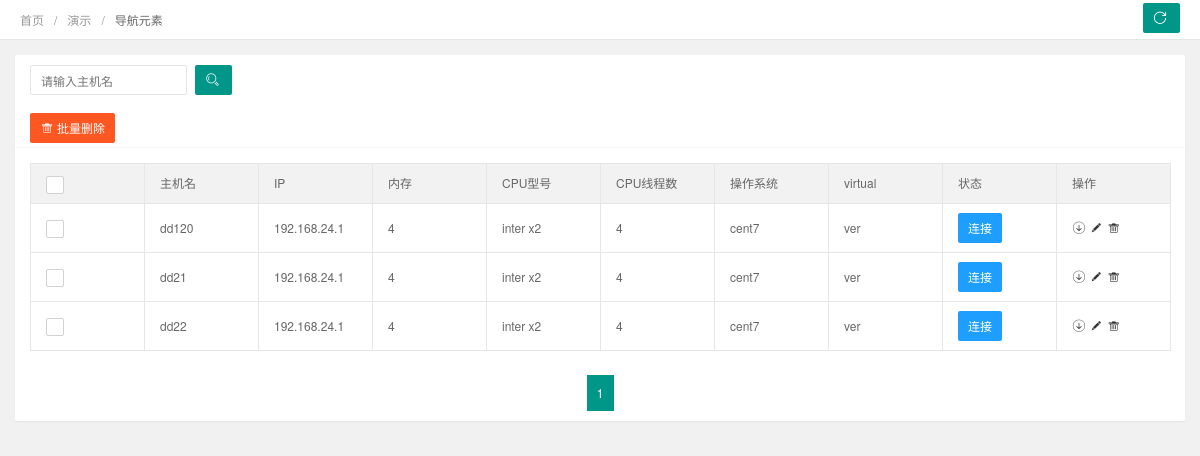
The app's page /asset/server_info/?page=2, older data.
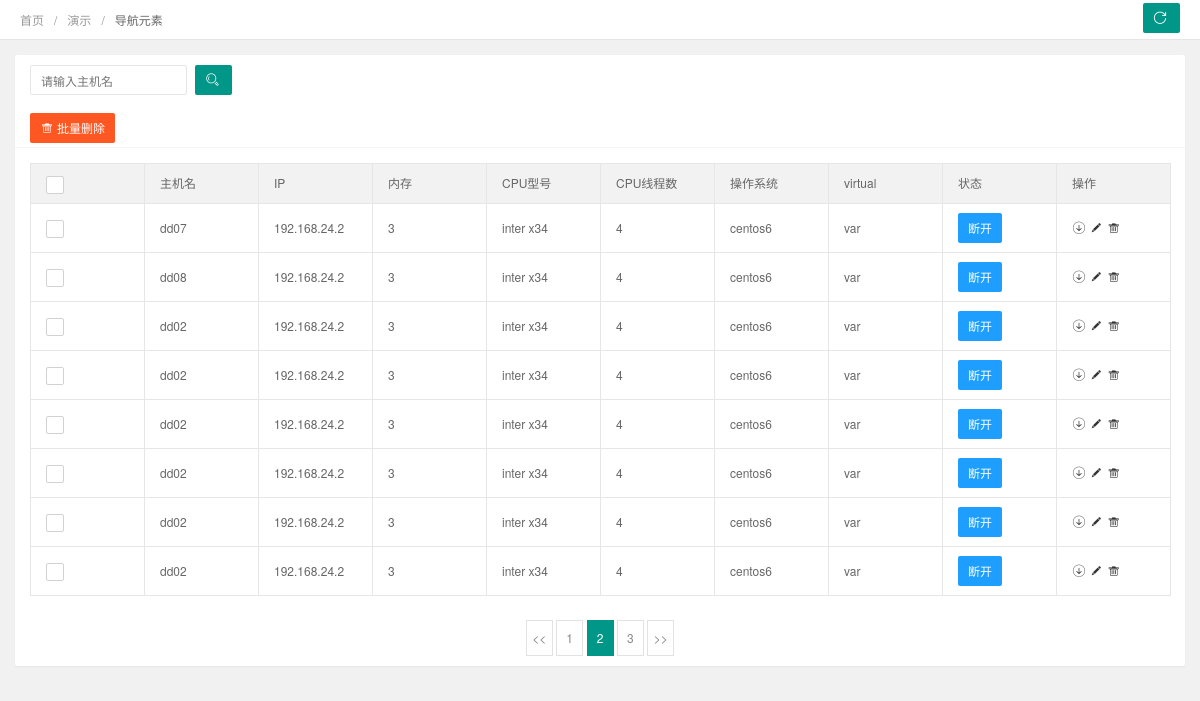
The same page, newer data.
### cmdb/models.py (models this page shows, shortened)
class hostinfo(models.Model):
    hostname = models.CharField(u'主机名', max_length=255)
    ip = models.CharField(u'IP地址', max_length=50)
    mem = models.IntegerField(u'内存')
    cpu = models.CharField(u'cpu', max_length=255)
    cpus = models.IntegerField(u'cpus')
    os = models.CharField(u'os', max_length=255)
    virtual1 = models.CharField(u'virtual', max_length=255)
    status = models.CharField(u'状态', max_length=50)
    class Meta:
        db_table = "t_host_info"

### cmdb/views.py (the view)
# urls.py: path('server_info/',server_info,name='server_info'),
def server_info(request):
    if request.method == "GET":
        page = request.GET.get("page")      # 接收网页中page值
        hostname = request.GET.get("hostname")
        if hostname:
            server_info_list = hostinfo.objects.filter(hostname__icontains=hostname)
        else:
            server_info_list = models.hostinfo.objects.all()
        server_info_obj = pages(server_info_list,page,8)
        return render(request,"member-list.html",{"server_info_list":server_info_obj})

### cmdb/templatetags/custon_tage.py (called while the page is built)
@register.simple_tag
def guess_page(url):
    patter = re.compile(r'hostname=([^&]*)')
    searchObj  = patter.search(url)
    if searchObj:
        kv = searchObj.group()
        kv = kv.split("=")
        keys = kv[0]
        vales = kv[1]
        page_ele = '''?%s=%s&page='''%(keys,vales)
    else:
        page_ele = '''?page='''
    return format_html(page_ele)

### cmdb/views.py (called while the page is built)
def pages(obj,page_value,value):
    paginator = Paginator(obj, value)  # 实例化结果集,每页八条数据
    try:
        reuslt_obj = paginator.page(page_value)
    except PageNotAnInteger:  # 不存在的页码，返回第一页
        reuslt_obj = paginator.page(1)
    except EmptyPage:
        reuslt_obj = paginator.page(paginator.num_pages)
    return reuslt_obj

### cmdb/templates/member-list.html (shortened to what the changed rows need)
{% load custon_tage %}
{% load staticfiles %}
<!DOCTYPE html>
<html class="x-admin-sm">
    <head>
        <link rel="stylesheet" href="{% static 'css/font.css' %}">
        <link rel="stylesheet" href="{% static 'css/xadmin.css' %}">
    </head>
    <body>
        <div class="layui-fluid">
            <div class="layui-row layui-col-space15">
                <div class="layui-col-md12">
                    <div class="layui-card">
                        <div class="layui-card-body layui-table-body layui-table-main">
                            <table class="layui-table layui-form">
                                <thead>
                                  <tr>
                                    <th>
                                    </th>
                                    <th>主机名</th>
                                    <th>IP</th>
                                    <th>内存</th>
                                    <th>CPU型号</th>
                                    <th>CPU线程数</th>
                                    <th>操作系统</th>
                                    <th>virtual</th>
                                      <th>状态</th>
                                      <th>操作</th>
                                  </tr>
                                </thead>
                                <tbody>
                                {% for server_info in server_info_list %}
                                  <tr>
                                    <td>
                                    </td>
                                    <td>{{ server_info.hostname }}</td>
                                    <td>{{ server_info.ip }}</td>
                                    <td>{{ server_info.mem }}</td>
                                    <td>{{ server_info.cpu }}</td>
                                    <td>{{ server_info.cpus }}</td>
                                      <td>{{ server_info.os }}</td>
                                      <td>{{ server_info.virtual1 }}</td>
                                    <td class="td-status">
                                      <span class="layui-btn layui-btn-normal layui-btn-mini">{{ server_info.status }}</span></td>
                                    <td class="td-manage">
                                      <a onclick="member_stop(this,'10001')" href="javascript:;"  title="启用">
                                        <i class="layui-icon">&#xe601;</i>
                                      </a>
                                      <a title="编辑"  onclick="xadmin.open('编辑','member-edit.html',600,400)" href="javascript:;">
                                        <i class="layui-icon">&#xe642;</i>
                                      </a>
                                      <a title="删除" onclick="member_del(this,'{{ server_info.id }}')" href="javascript:;">
                                        <i class="layui-icon">&#xe640;</i>
                                      </a>
                                    </td>
                                  </tr>
                                {% empty %} <div> 没有符合条件的数据</div>
                                {% endfor %}
                                </tbody>
                            </table>
                        </div>
                        <div class="layui-card-body ">
                            <div class="page">
                                <div>
                                {% if server_info_list.has_previous %}
                                    <a class="prev"  href="?page={{ server_info_list.previous_page_number }}">&lt;&lt;</a>
                                {% endif %}
                                {% for page_num in server_info_list.paginator.page_range %}
                                    {% if page_num == server_info_list.number %}
                                        <span class="current" href="{% guess_page request.get_full_path %}{{ page_num }}">{{ page_num }}</span>
                                    {% else %}
                                        <a class="num" href="{% guess_page request.get_full_path %}{{ page_num }}">{{ page_num }}</a>
                                    {% endif %}
                                {% endfor %}
                                {% if server_info_list.has_next %}
                                  <a class="next" href="?page={{ server_info_list.next_page_number }}">&gt;&gt;</a>
                                {% endif %}
                                </div>
                            </div>
                        </div>
                    </div>
                </div>
            </div>
        </div>
    </body>
</html>

Row changes from the older to the newer data that the page shows:
removed hostinfo: hostname "dd120", ip "192.168.24.1", mem "4", cpu "inter x2", cpus "4", os "cent7", virtual1 "ver", status "连接"
no longer on this page (row unchanged): hostinfo: hostname "dd21", ip "192.168.24.1", mem "4", cpu "inter x2", cpus "4", os "cent7", virtual1 "ver", status "连接"
no longer on this page (row unchanged): hostinfo: hostname "dd22", ip "192.168.24.1", mem "4", cpu "inter x2", cpus "4", os "cent7", virtual1 "ver", status "连接"
added hostinfo: hostname "dd07", ip "192.168.24.2", mem "3", cpu "inter x34", cpus "4", os "centos6", virtual1 "var", status "断开"
added hostinfo: hostname "dd08", ip "192.168.24.2", mem "3", cpu "inter x34", cpus "4", os "centos6", virtual1 "var", status "断开"
added hostinfo: hostname "dd02", ip "192.168.24.2", mem "3", cpu "inter x34", cpus "4", os "centos6", virtual1 "var", status "断开"
added hostinfo: hostname "dd02", ip "192.168.24.2", mem "3", cpu "inter x34", cpus "4", os "centos6", virtual1 "var", status "断开"
added hostinfo: hostname "dd02", ip "192.168.24.2", mem "3", cpu "inter x34", cpus "4", os "centos6", virtual1 "var", status "断开"
added hostinfo: hostname "dd02", ip "192.168.24.2", mem "3", cpu "inter x34", cpus "4", os "centos6", virtual1 "var", status "断开"
added hostinfo: hostname "dd02", ip "192.168.24.2", mem "3", cpu "inter x34", cpus "4", os "centos6", virtual1 "var", status "断开"
added hostinfo: hostname "dd02", ip "192.168.24.2", mem "3", cpu "inter x34", cpus "4", os "centos6", virtual1 "var", status "断开"
Text that changed along with them:
list line gone: "1"
new list line: "1"
new list line: "2"
new list line: "3"
